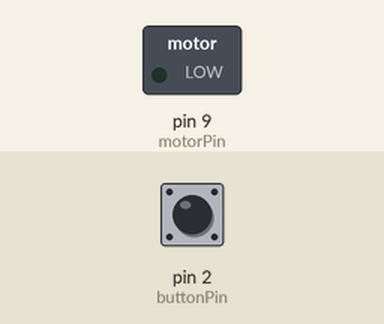
Recording of a sketch running on a simulated Arduino Uno, built with avr-gcc and run on an emulated ATmega328P. On the bench: switched loads named in the sketch (green lamp = pin HIGH). The test bench sets the inputs (shaded band); at power-on: pin 2 (buttonPin) LOW.

Above: at 1.2 s.
1.3 s: pin 2 (buttonPin) pulled HIGH for 0.15 s
At 1.37 s:
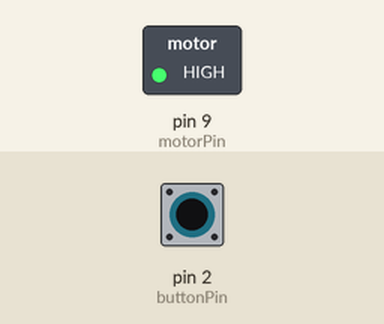
2.9 s: pin 2 (buttonPin) pulled HIGH for 3.2 s
At 6.8 s:
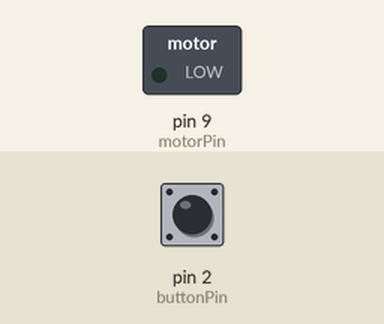
Timing chart, 0 to 8.3 s (numbered marks = the images above; inputs shaded):
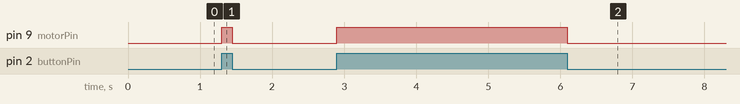

The sketch:

Practica01.ino
```cpp
//Prender un motor dc con un push button
const int buttonPin = 2;
const int motorPin  = 9;
int buttonEstado     = 0;

void setup() {
  pinMode ( motorPin,OUTPUT );
  pinMode ( buttonPin,INPUT );
}

void loop() {
  buttonEstado = digitalRead( buttonPin );
  if( buttonEstado == HIGH ) {
    digitalWrite ( motorPin,HIGH );
  } else {
    digitalWrite ( motorPin,LOW );
  }
}
```

Measured:
- after the input at 1.3 s, pin 9 (motorPin): LOW → HIGH at once, → LOW 0.15 s later
- after the input at 2.9 s, pin 9 (motorPin): LOW → HIGH at once, → LOW 3.2 s later
